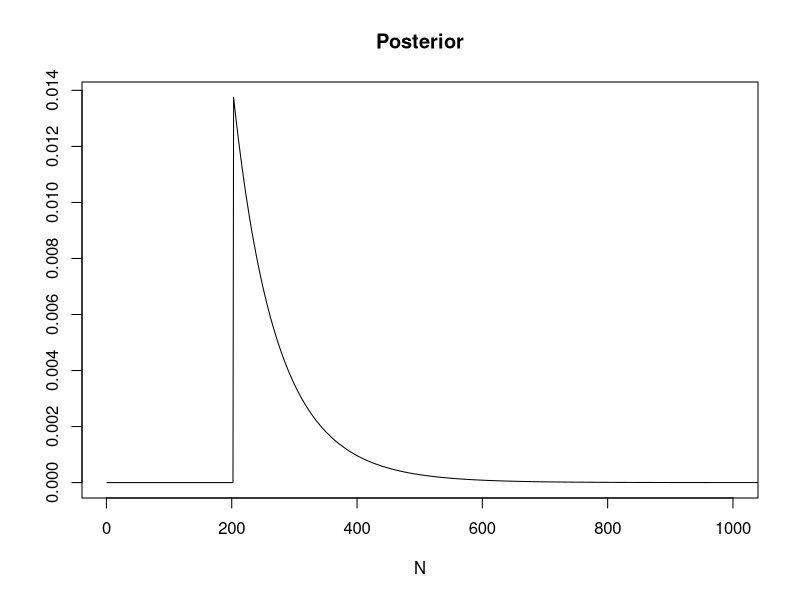
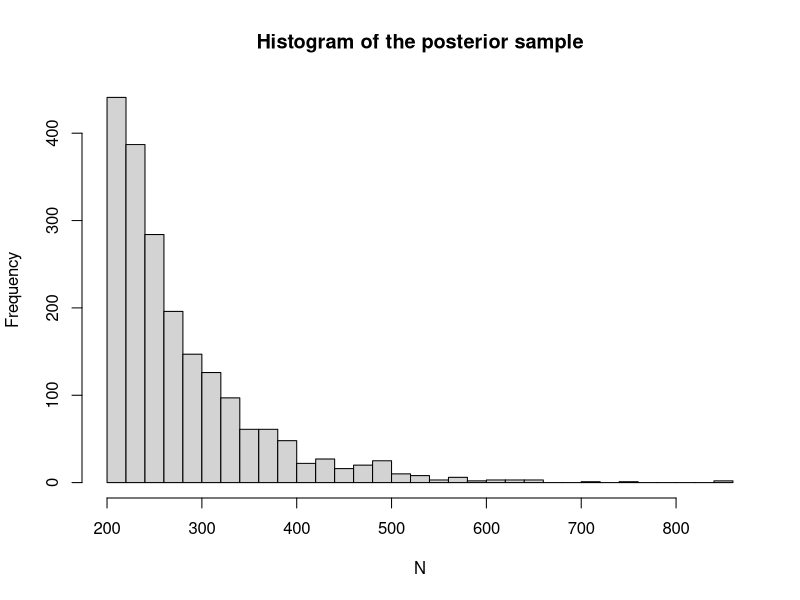
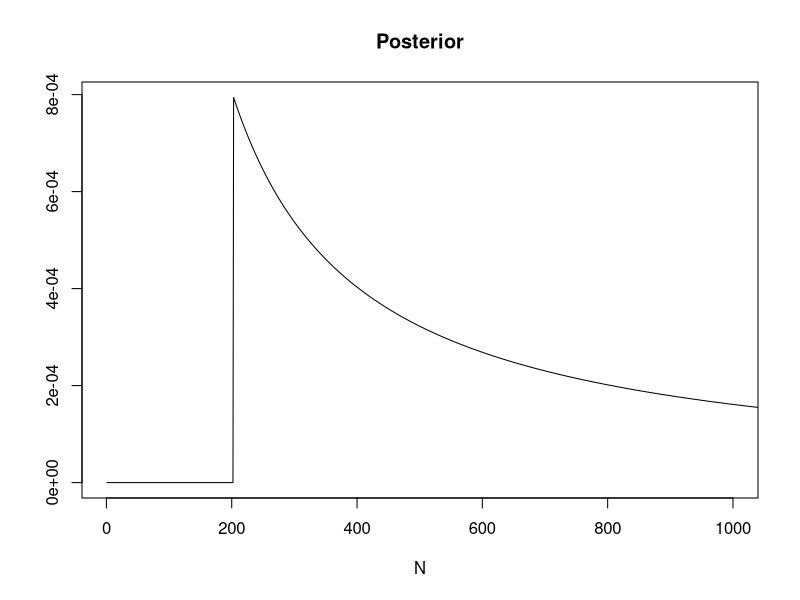
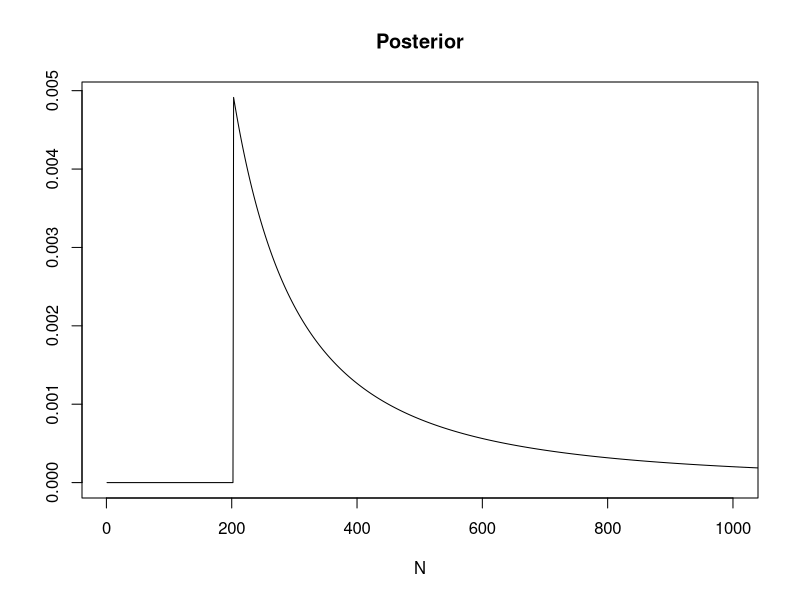

These charts were generated, in order, by the following R code:
## ---- chunk 1
knitr::opts_chunk$set(echo = TRUE, comment=NA)
## ---- chunk 2
N_seq <- 1:1000000

prior_mean <- 100
prior <- 1/prior_mean * (1-1/prior_mean)^(N_seq - 1)
## ---- chunk 3
lkhd <- ifelse( N_seq >= 203, 1/N_seq, 0)

unstzd.post <- prior * lkhd

post <- unstzd.post / sum(unstzd.post)


plot(N_seq, post, type = "l", xlim = c(1, 1000),
     main="Posterior", xlab="N", ylab = "")
## ---- chunk 4
post_sample <- sample(N_seq, size=2000, replace=T, prob=post)
hist(post_sample, breaks = 30, main="Histogram of the posterior sample",
     xlab="N")
## ---- chunk 5
mean(post_sample)
## ---- chunk 6
median(post_sample)
## ---- chunk 7
sd(post_sample)
## ---- chunk 8
Mode <- function(x) {
  ux <- unique(x)
  ux[which.max(tabulate(match(x, ux)))]
}
Mode(post_sample)
## ---- chunk 9
N_seq <- 1:100000
prior <- 1

lkhd <- ifelse( N_seq >= 203, 1/N_seq, 0)

unstzd.post <- prior * lkhd

post <- unstzd.post / sum(unstzd.post)
post_sample <- sample(N_seq, size=2000, replace=T, prob=post)

plot(N_seq, post, type = "l", xlim = c(1, 1000),
     main="Posterior", xlab="N", ylab = "")
## ---- chunk 10
one_c <- pi^2/6 - sum( 1/(1:202)^2)
c <- 1/one_c
c
## ---- chunk 11
N_seq <- 1:1000000

post <- ifelse( N_seq >= 203, c/N_seq^2, 0)

post_sample <- sample(N_seq, size=2000, replace=T, prob=post)

plot(N_seq, post, type = "l", xlim = c(1, 1000),
     main="Posterior", xlab="N", ylab = "")
